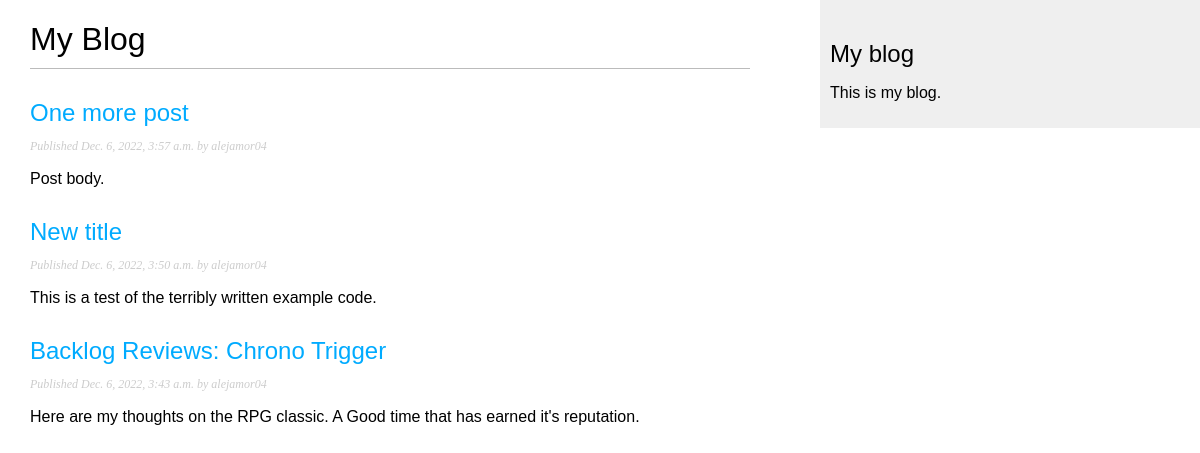
Screenshot of /blog/ with the database file from the repository.
### blog/models.py (models this page shows, shortened)
class Post(models.Model):
    class Status(models.TextChoices):
        DRAFT = 'DF', 'Draft'
        PUBLISHED = 'PB', 'Published'
    title = models.CharField(max_length=250)
    slug = models.SlugField(max_length=250)
    author = models.ForeignKey(User,
                               on_delete=models.CASCADE,
                               related_name='blog_posts')
    body = models.TextField()
    publish = models.DateTimeField(default=timezone.now)
    created = models.DateTimeField(auto_now_add=True)
    updated = models.DateTimeField(auto_now=True)
    status = models.CharField(max_length=2,
                              choices=Status.choices,
                              default=Status.DRAFT)
    objects = models.Manager()
    published = PublishedManager()
    class Meta:
        ordering = ['-publish']
        indexes = [
            models.Index(fields=['-publish']),
        ]

### blog/views.py (the view)
# urls.py: path('', views.post_list, name='post_list'),
def post_list(request):
    posts = Post.published.all()
    return render(request,
                 'blog/post/list.html',
                 {'posts': posts})

### blog/models.py (called while the page is built)
    def get_queryset(self):
        return super().get_queryset()\
                      .filter(status=Post.Status.PUBLISHED)

### blog/templates/blog/post/list.html (shortened to what this page needs)
{% extends "blog/base.html" %}
{% block content %}
  <h1>My Blog</h1>
  {% for post in posts %}
    <h2>
      <a href="{% url 'blog:post_detail' post.id %}">
        {{ post.title }}
      </a>
    </h2>
    <p class="date">
      Published {{ post.publish }} by {{ post.author }}
    </p>
    {{ post.body|truncatewords:30|linebreaks }}
  {% endfor %}
{% endblock %}

### blog/templates/blog/base.html (shortened to what this page needs)
{% load static %}
{% load static %}
<!DOCTYPE html>
<html>
<head>
  <link href="{% static "css/blog.css" %}" rel="stylesheet">
</head>
<body>
  <div id="content">
    {% block content %}
    {% endblock %}
  </div>
  <div id="sidebar">
    <h2>My blog</h2>
    <p>This is my blog.</p>
  </div>
</body>
</html>

### blog/static/css/blog.css (style rules this page uses)
body { margin:0; padding:0; font-family:helvetica, sans-serif; }
a { color:#00abff; text-decoration:none; }
h1 { font-weight:normal; border-bottom:1px solid #bbb; padding:0 0 10px 0; }
h2 { font-weight:normal; margin:30px 0 0; }
#content { float:left; width:60%; padding:0 0 0 30px; }
#sidebar { float:right; width:30%; padding:10px; background:#efefef; height:100%; }
p.date { color:#ccc; font-family: georgia, serif; font-size: 12px; font-style: italic; }

### rows the page displays
Post: title "One more post", publish "Dec. 6, 2022, 3:57 a.m.", author "alejamor04", body "Post body."
Post: title "New title", publish "Dec. 6, 2022, 3:50 a.m.", author "alejamor04", body "This is a test of the terribly written example code."
Post: title "Backlog Reviews: Chrono Trigger", publish "Dec. 6, 2022, 3:43 a.m.", author "alejamor04", body "Here are my thoughts on the RPG classic. A Good time that has earned it's reputation."
